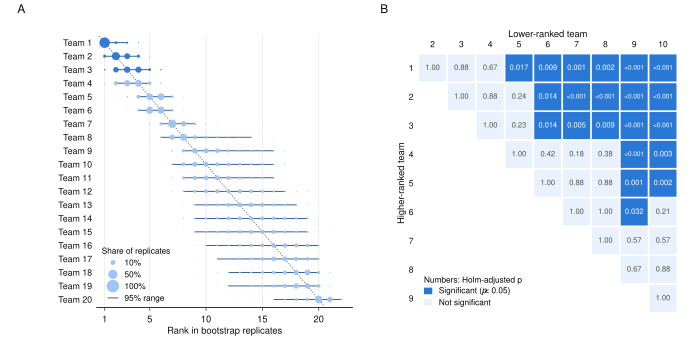

Recreate this plot in Python.
"""Ranking stability (Figure 3): bootstrap rank distribution and pairwise comparisons.
Reads paper/analysis/ranking_stats.json (written by paper/analysis/ranking_stats.py)."""
import os, json
import numpy as np
import matplotlib; matplotlib.use("Agg")
import matplotlib.pyplot as plt
from matplotlib.lines import Line2D

HERE = os.path.dirname(os.path.abspath(__file__))
S = json.load(open(os.path.join(HERE, "..", "analysis", "ranking_stats.json")))
FOCAL, LIGHT, DEEP, INK, INK2, GRID = "#2a78d6", "#9ec5f4", "#0d3b7a", "#0b0b0b", "#52514e", "#e6e6e3"
plt.rcParams.update({"font.family": "sans-serif", "font.sans-serif": ["Helvetica", "Arial", "DejaVu Sans"], "font.size": 7,
                     "pdf.fonttype": 42, "svg.fonttype": "none", "axes.linewidth": 0.6, "xtick.major.width": 0.6,
                     "ytick.major.width": 0.6, "xtick.major.size": 2.5, "ytick.major.size": 2.5})
N, K = 20, 10                                                     # teams shown in A, teams in the pairwise matrix (B)
teams = sorted(S["teams"], key=lambda t: t["rank"])[:N]
B = S["B"]

FH = 3.6
fig = plt.figure(figsize=(7.2, FH))
axA = fig.add_axes([0.14, 0.11, 0.37, 0.79])
for side in ("top", "right", "left"): axA.spines[side].set_visible(False)
axA.tick_params(axis="y", length=0); axA.tick_params(colors=INK2, labelcolor=INK)
axA.xaxis.grid(True, color=GRID, linewidth=0.5); axA.set_axisbelow(True)
ys = np.arange(N)
DISPLAY = {"Raidium2": "Raidium"}                                  # match Table 1

# A: bootstrap rank distribution (blob area = share of replicates)
maxr = 1 + max(max(i for i, c in enumerate(t["rank_counts"], 1) if c) for t in teams)
for y, t in zip(ys, teams):
    r = np.arange(1, len(t["rank_counts"]) + 1); c = np.asarray(t["rank_counts"]) / B
    m = c > 0
    axA.scatter(r[m], np.full(m.sum(), y), s=c[m] * 70, color=FOCAL if t["rank"] <= 3 else LIGHT,
                edgecolors="none", alpha=0.95, zorder=2)
    axA.plot(t["rank_range_95"], [y, y], color=DEEP, linewidth=0.6, zorder=1)
axA.plot([0.5, N + 0.5], [-0.5, N - 0.5], color=INK2, linewidth=0.5, linestyle=(0, (2, 2)), zorder=0)
axA.set_yticks(ys); axA.set_yticklabels([f"Team {t['rank']}" for t in teams], fontsize=6.6)
axA.set_ylim(N - 0.4, -0.6)
axA.set_xlim(0.3, maxr); axA.set_xticks([x for x in (1, 5, 10, 15, 20, 25) if x < maxr])
axA.set_xlabel("Rank in bootstrap replicates", color=INK, labelpad=2)
axA.legend(handles=[Line2D([], [], linestyle="none", marker="o", ms=np.sqrt(f * 70), color=LIGHT, label=f"{int(f*100)}%")
                    for f in (0.1, 0.5, 1.0)] + [Line2D([], [], color=DEEP, linewidth=0.6, label="95% range")],
           title="Share of replicates", title_fontsize=6.2, loc="lower left", frameon=False, fontsize=6.2,
           handlelength=1.2, labelspacing=0.5, borderaxespad=0.2)

# B: pairwise comparisons among the top K; cell = Holm-adjusted p of the one-sided Wilcoxon test (row team better)
axC = fig.add_axes([0.605, 0.11 + 0.79 - 0.375 * 7.2 / FH - 0.055, 0.375, 0.375 * 7.2 / FH])
pairs = {(p["a"], p["b"]): p for p in S["pairs_top10"]}
top = [t["team"] for t in teams[:K]]
M = np.full((K, K), np.nan)
for i, a in enumerate(top):
    for j, b in enumerate(top):
        if j <= i: continue
        p = pairs.get((a, b))
        assert p, (a, b)                                        # pairs are stored higher-ranked first
        ph, sig = p["p_holm"], p["significant"]
        M[i, j] = ph
        axC.add_patch(plt.Rectangle((j - 0.47, i - 0.47), 0.94, 0.94, facecolor=FOCAL if sig else "#e8f1fc",
                                    edgecolor="none"))
        axC.text(j, i, "<0.001" if ph < 0.001 else f"{ph:.3f}" if ph < 0.05 else f"{ph:.2f}", ha="center", va="center",
                fontsize=4.8 if ph < 0.001 else 5.6, color="white" if sig else INK2)
axC.set_xticks(range(K)); axC.set_xticklabels([str(i + 1) for i in range(K)], fontsize=6.4)
axC.set_yticks(range(K)); axC.set_yticklabels([str(i + 1) for i in range(K)], fontsize=6.4)
axC.xaxis.set_ticks_position("top"); axC.xaxis.set_label_position("top")
axC.tick_params(length=0, colors=INK2, labelcolor=INK)
for sp in axC.spines.values(): sp.set_visible(False)
axC.set_xlim(0.5, K - 0.5); axC.set_ylim(K - 1.5, -0.5)
axC.set_ylabel("Higher-ranked team", color=INK, labelpad=2)
axC.set_xlabel("Lower-ranked team", color=INK, labelpad=3)
axC.set_aspect("equal")
from matplotlib.patches import Patch
axC.legend(handles=[Patch(facecolor=FOCAL, label="Significant ($p$ < 0.05)"), Patch(facecolor="#e8f1fc", label="Not significant")],
           loc="lower left", frameon=False, fontsize=6.2, handlelength=1.0, handleheight=0.85, labelspacing=0.4,
           borderaxespad=0.3, title="Numbers: Holm-adjusted p", title_fontsize=6.2,
           alignment="left")

for ax, letter, dx in ((axA, "A", -0.115), (axC, "B", -0.055)):
    fig.text(ax.get_position().x0 + dx, 0.955, letter, fontsize=9, color=INK, ha="left", va="bottom")
for ext in ("pdf", "svg"):
    fig.savefig(os.path.join(HERE, f"fig_ranking.{ext}"))
fig.savefig(os.path.join(HERE, "fig_ranking_preview.png"), dpi=220)
print("ok", [t["team"] for t in teams[:K]])
